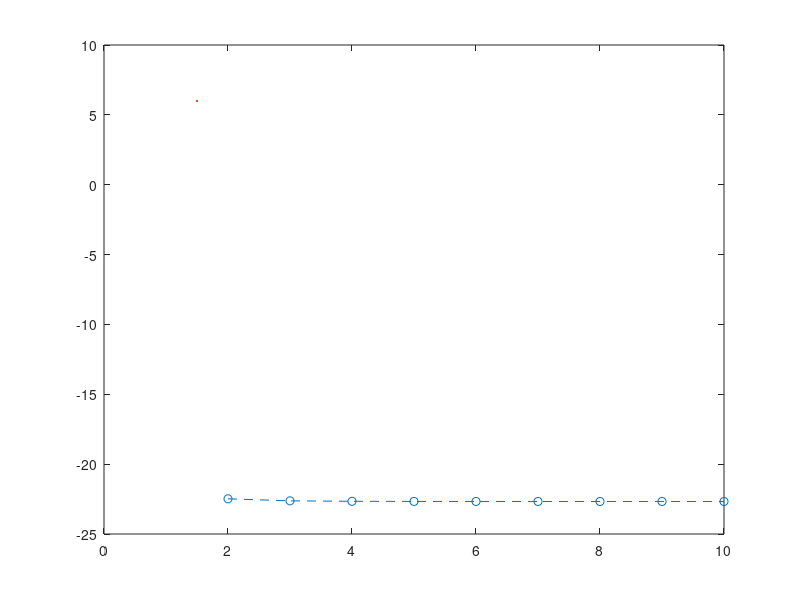

MATLAB code to generate this figure: (Note: this script raises an error after producing the figure.)
clear
clc

k_points = [2,3,4,5,6,7,8,9,10];
final_energy = [-22.4803692297,-22.6259070131,-22.6585633143,-22.6680541949,-22.6712003683,-22.6723399614,-22.6727808267,-22.6729600573,-22.6730358353];

figure(1)
plot(k_points,final_energy,'o--',LineWidth=1.5,MarkerSize=6)
ax = gca;
ax.XAxis.FontSize = 16;
ax.YAxis.FontSize = 16;
ylabel("Final Energy (Ry)",FontSize=20)
xlabel("k-points grid size",FontSize=20)
fig = gcf;
fig.Position(3:4)=[1000,800];